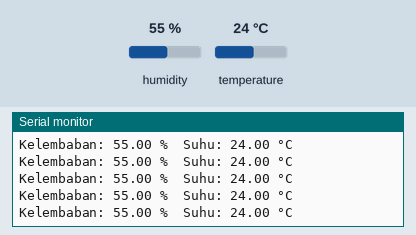
A sketch run on a simulated Arduino Uno, built with avr-gcc and run on an emulated ATmega328P. On the bench: the last lines printed to the serial monitor. The test bench sets the inputs (shaded band); at power-on: humidity 55 %, temperature 24 °C.

Above: at 6.8 s.
6.9 s: humidity set to 22 %
At 10.31 s:
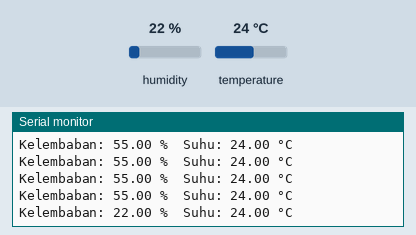
12.3 s: temperature set to 12 °C
At 12.81 s:
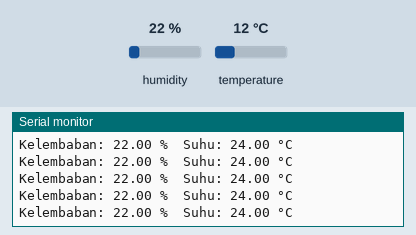
17.7 s: humidity set to 40 %
At 18.31 s:
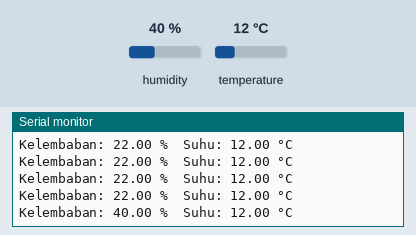
Timing chart, 0 to 20.7 s (numbered marks = the images above; inputs shaded):
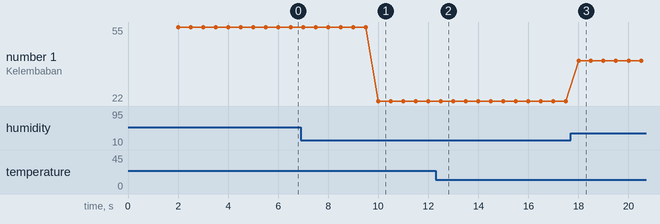

Measured:
- after the input at 6.9 s, the serial monitor: prints a new line after 3.1 s (image 1)
- after the input at 17.7 s, the serial monitor: prints a new line after 0.31 s (image 3)
- plotted number 1: 55 → 22 after the input at 6.9 s, 22 → 40 after the input at 17.7 s

The sketch:

dht22.ino
```cpp
#include "DHT.h"

#define DHTPIN 2
#define DHTTYPE DHT22

DHT dht(DHTPIN, DHTTYPE);

unsigned long previousSensorRead = 0;
unsigned long previousDisplay = 0;

float lastHumidity = NAN;
float lastTemperature = NAN;

const unsigned long sensorInterval = 2000;  // interval baca sensor (ms)
const unsigned long displayInterval = 500;  // interval update tampilan (ms)

void setup() {
  Serial.begin(9600);
  dht.begin();
}

void loop() {
  unsigned long currentMillis = millis();

  // Baca sensor tiap 2 detik
  if (currentMillis - previousSensorRead >= sensorInterval) {
    previousSensorRead = currentMillis;

    float humidity = dht.readHumidity();
    float temperature = dht.readTemperature();

    if (!isnan(humidity) && !isnan(temperature)) {
      lastHumidity = humidity;
      lastTemperature = temperature;
    }
  }

  // Update tampilan tiap 500 ms dengan data terakhir
  if (currentMillis - previousDisplay >= displayInterval) {
    previousDisplay = currentMillis;

    if (isnan(lastHumidity) || isnan(lastTemperature)) {
      Serial.println("Data sensor belum valid.");
    } else {
      Serial.print("Kelembaban: ");
      Serial.print(lastHumidity);
      Serial.print(" %\t");
      Serial.print("Suhu: ");
      Serial.print(lastTemperature);
      Serial.println(" °C");
    }
  }
}
```
